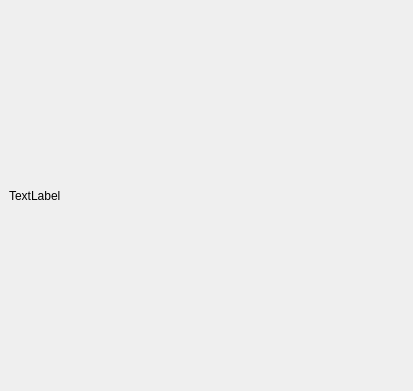
<?xml version="1.0" encoding="UTF-8"?>
<ui version="4.0">
 <class>LoadingWindow</class>
 <widget class="QMainWindow" name="LoadingWindow">
  <property name="geometry">
   <rect>
    <x>0</x>
    <y>0</y>
    <width>413</width>
    <height>391</height>
   </rect>
  </property>
  <property name="windowTitle">
   <string>Подождите... Идет загрузка...</string>
  </property>
  <widget class="QWidget" name="centralwidget">
   <layout class="QVBoxLayout" name="verticalLayout">
    <item>
     <widget class="QLabel" name="label_loading">
      <property name="text">
       <string>TextLabel</string>
      </property>
     </widget>
    </item>
   </layout>
  </widget>
 </widget>
 <resources/>
 <connections/>
</ui>
